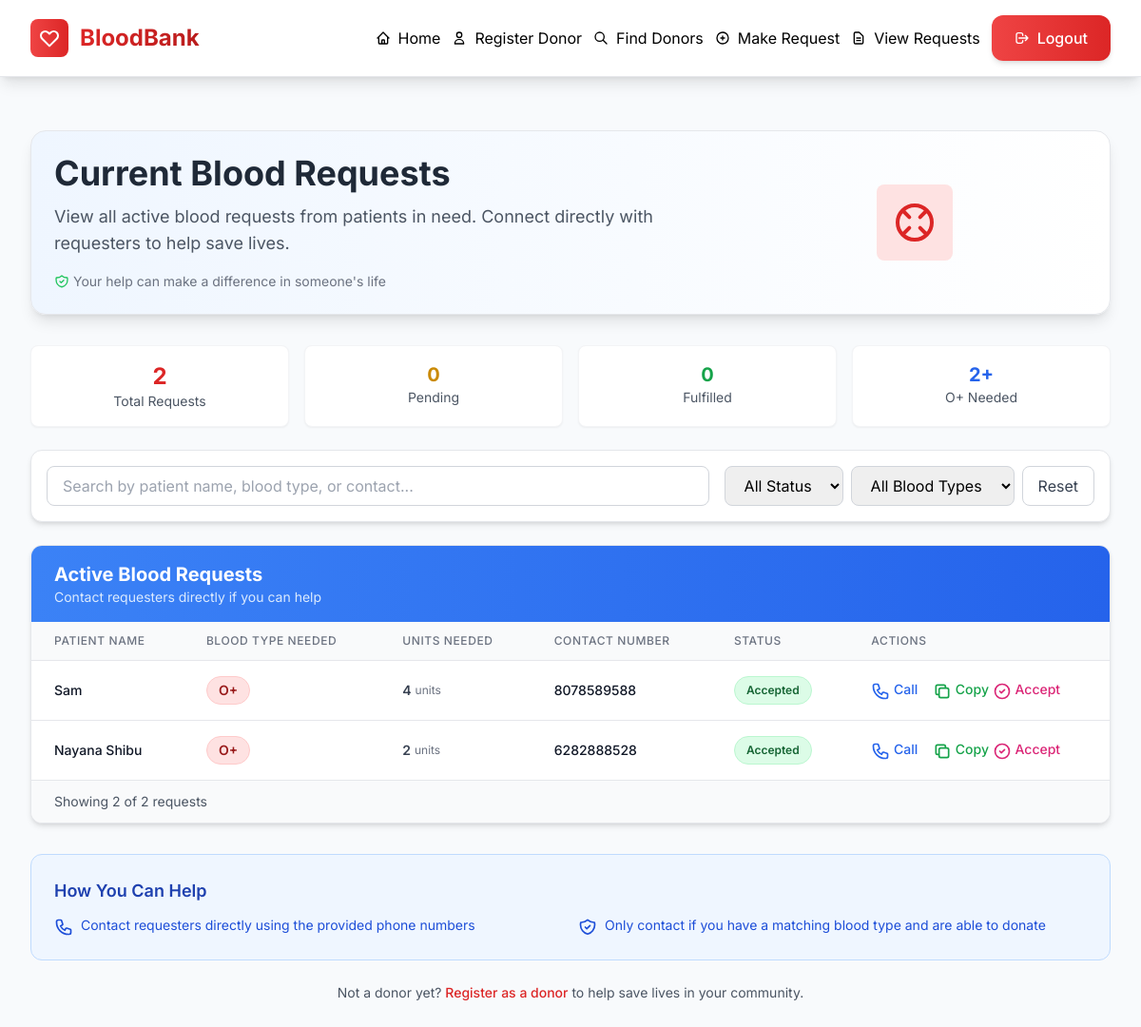
/view_requests (signed in), run on the app's committed database.
### website/models.py (models this page shows)
class Request(db.Model):
    id = db.Column(db.Integer, primary_key=True)
    requester_id = db.Column(db.Integer, db.ForeignKey('user.id'))
    patient_name = db.Column(db.String(150))
    blood_type_needed = db.Column(db.String(10))
    units_needed = db.Column(db.Integer)
    contact_number = db.Column(db.String(15))
    status = db.Column(db.String(50), default='Pending')
    city = db.Column(db.String(100))

### website/auth.py (the view)
@auth.route("/view_requests")
@login_required
def view_requests():
    all_requests = Request.query.order_by(Request.id.desc()).all()
    return render_template("view_requests.html", user = current_user, requests=all_requests)

### website/__init__.py (called while the page is built)
def create_app():
  app = Flask(__name__ )
  app.config['SECRET_KEY'] = 'rahasyam'
  app.config['SQLALCHEMY_DATABASE_URI'] = f'sqlite:///{DB_NAME}'
  db.init_app(app)
  from .views import views
  from .auth import auth
  app.register_blueprint(views, url_prefix='/views')
  app.register_blueprint(auth, url_prefix='/')
  from .models import User, Donor, Request
  with app.app_context():
      db.create_all()
  login_manager = LoginManager()
  login_manager.login_view = 'auth.login'
  login_manager.init_app(app)
  @login_manager.user_loader
  def load_user(id):
      return User.query.get(int(id))
  return app

### website/templates/view_requests.html (shortened to what this page needs)
{% extends "base.html" %}
{% block content %}
<div class="max-w-7xl mx-auto">
  <div class="bg-gradient-to-r from-blue-50 to-white rounded-2xl shadow-lg p-6 mb-8 border border-gray-200">
    <div class="flex flex-col md:flex-row items-center justify-between">
      <div class="md:w-2/3">
        <h1 class="text-3xl md:text-4xl font-bold text-gray-800 mb-3">Current Blood Requests</h1>
        <p class="text-lg text-gray-600 mb-4">
          View all active blood requests from patients in need. Connect directly with requesters to help save lives.
        </p>
        <div class="flex items-center text-sm text-gray-500">
          <span>Your help can make a difference in someone's life</span>
        </div>
      </div>
      <div class="md:w-1/3 mt-4 md:mt-0 flex justify-center">
        <div class="bg-red-100 p-4 rounded-lg">
        </div>
      </div>
    </div>
  </div>
  <div class="grid grid-cols-1 md:grid-cols-4 gap-4 mb-6">
    <div class="bg-white rounded-lg shadow-sm p-4 border border-gray-100 text-center">
      <div class="text-2xl font-bold text-red-600">{{ requests|length }}</div>
      <div class="text-sm text-gray-600">Total Requests</div>
    </div>
    <div class="bg-white rounded-lg shadow-sm p-4 border border-gray-100 text-center">
      <div class="text-xl font-bold text-yellow-600">
        {{ requests|selectattr("status", "equalto", "Pending")|list|length }}
      </div>
      <div class="text-sm text-gray-600">Pending</div>
    </div>
    <div class="bg-white rounded-lg shadow-sm p-4 border border-gray-100 text-center">
      <div class="text-xl font-bold text-green-600">
        {{ requests|selectattr("status", "equalto", "Fulfilled")|list|length }}
      </div>
      <div class="text-sm text-gray-600">Fulfilled</div>
    </div>
    <div class="bg-white rounded-lg shadow-sm p-4 border border-gray-100 text-center">
      <div class="text-xl font-bold text-blue-600">
        {{ requests|selectattr("blood_type_needed", "equalto", "O+")|list|length }}+
      </div>
      <div class="text-sm text-gray-600">O+ Needed</div>
    </div>
  </div>
  <div class="bg-white rounded-xl shadow-md p-4 mb-6 border border-gray-200">
    <div class="flex flex-col md:flex-row gap-4 items-center">
      <div class="flex-1">
        <input
          type="text"
          id="searchInput"
          placeholder="Search by patient name, blood type, or contact..."
          class="w-full px-4 py-2 border border-gray-300 rounded-lg focus:ring-2 focus:ring-blue-500 focus:border-blue-500 transition duration-200"
        >
      </div>
      <div class="flex gap-2">
        <select id="statusFilter" class="px-4 py-2 border border-gray-300 rounded-lg focus:ring-2 focus:ring-blue-500 focus:border-blue-500 transition duration-200">
          <option value="">All Status</option>
        </select>
        <select id="bloodTypeFilter" class="px-4 py-2 border border-gray-300 rounded-lg focus:ring-2 focus:ring-blue-500 focus:border-blue-500 transition duration-200">
          <option value="">All Blood Types</option>
        </select>
        <button id="resetFilters" class="px-4 py-2 border border-gray-300 text-gray-700 rounded-lg hover:bg-gray-50 transition duration-200">
          Reset
        </button>
      </div>
    </div>
  </div>
  <div class="bg-white rounded-xl shadow-md overflow-hidden border border-gray-200">
    <div class="bg-gradient-to-r from-blue-500 to-blue-600 px-6 py-4">
      <h2 class="text-xl font-bold text-white">Active Blood Requests</h2>
      <p class="text-blue-100 text-sm">Contact requesters directly if you can help</p>
    </div>
    {% if requests %}
    <div class="overflow-x-auto">
      <table class="min-w-full divide-y divide-gray-200" id="requestsTable">
        <thead class="bg-gray-50">
          <tr>
            <th scope="col" class="px-6 py-3 text-left text-xs font-medium text-gray-500 uppercase tracking-wider">
              Patient Name
            </th>
            <th scope="col" class="px-6 py-3 text-left text-xs font-medium text-gray-500 uppercase tracking-wider">
              Blood Type Needed
            </th>
            <th scope="col" class="px-6 py-3 text-left text-xs font-medium text-gray-500 uppercase tracking-wider">
              Units Needed
            </th>
            <th scope="col" class="px-6 py-3 text-left text-xs font-medium text-gray-500 uppercase tracking-wider">
              Contact Number
            </th>
            <th scope="col" class="px-6 py-3 text-left text-xs font-medium text-gray-500 uppercase tracking-wider">
              Status
            </th>
            <th scope="col" class="px-6 py-3 text-left text-xs font-medium text-gray-500 uppercase tracking-wider">
              Actions
            </th>
          </tr>
        </thead>
        <tbody class="bg-white divide-y divide-gray-200">
          {% for request in requests %}
          <tr class="hover:bg-gray-50 transition duration-150 request-row"
              data-patient="{{ request.patient_name }}"
              data-blood-type="{{ request.blood_type_needed }}"
              data-status="{{ request.status }}">
            <td class="px-6 py-4 whitespace-nowrap text-sm font-medium text-gray-900">
              {{ request.patient_name }}
            </td>
            <td class="px-6 py-4 whitespace-nowrap">
              <span class="px-3 py-1 inline-flex text-sm leading-5 font-semibold rounded-full bg-red-100 text-red-800 border border-red-200">
                {{ request.blood_type_needed }}
              </span>
            </td>
            <td class="px-6 py-4 whitespace-nowrap text-sm text-gray-700">
              <div class="flex items-center">
                <span class="font-semibold">{{ request.units_needed }}</span>
                <span class="text-gray-500 text-xs ml-1">units</span>
              </div>
            </td>
            <td class="px-6 py-4 whitespace-nowrap text-sm font-medium text-gray-900 contact-number">
              {{ request.contact_number }}
            </td>
            <td class="px-6 py-4 whitespace-nowrap">
              {% if request.status == 'Pending' %}
                <span class="px-3 py-1 inline-flex text-xs leading-5 font-semibold rounded-full bg-yellow-100 text-yellow-800 border border-yellow-200">
                  {{ request.status }}
                </span>
              {% else %}
                <span class="px-3 py-1 inline-flex text-xs leading-5 font-semibold rounded-full bg-green-100 text-green-800 border border-green-200">
                  {{ request.status }}
                </span>
              {% endif %}
            </td>
            <td class="px-6 py-4 whitespace-nowrap text-sm font-medium">
              <button class="text-blue-600 hover:text-blue-900 mr-3 contact-btn" data-contact="{{ request.contact_number }}" data-patient="{{ request.patient_name }}">
                Call
              </button>
              <button class="text-green-600 hover:text-green-900 copy-btn" data-contact="{{ request.contact_number }}">
                <svg xmlns="http://www.w3.org/2000/svg" class="h-5 w-5 inline" fill="none" viewBox="0 0 24 24" stroke="currentColor">
                  <path stroke-linecap="round" stroke-linejoin="round" stroke-width="2" d="M8 16H6a2 2 0 01-2-2V6a2 2 0 012-2h8a2 2 0 012 2v2m-6 12h8a2 2 0 002-2v-8a2 2 0 00-2-2h-8a2 2 0 00-2 2v8a2 2 0 002 2z" />
                </svg>
                Copy
              </button>
            <form method="POST" action="{{ url_for('auth.accept_donation') }}" class="inline-block">
                <button
                    type="submit"
                    class="text-pink-600 hover:text-green-900 accept-btn"
                    onclick="this.disabled=true; this.form.submit(); this.innerHTML='<svg xmlns=\'http://www.w3.org/2000/svg\' class=\'h-5 w-5 inline\' fill=\'none\' viewBox=\'0 0 24 24\' stroke=\'currentColor\'><path stroke-linecap=\'round\' stroke-linejoin=\'round\' stroke-width=\'2\' d=\'M4 4v5h.582m15.356 2A8.91 8.91 0 0112 21a9 9 0 01-7.768-4.502M19.582 9H15m1.52-2.316l-1.464 1.465m.002 4.697l-1.465-1.464m4.237 2.122l-1.464 1.465m-2.124 0l-1.465-1.464M18.364 5.636l-1.464 1.464M5.636 18.364l1.464-1.464M18 9h4m-4 0v4m-2-4h-4m2-2v4m-2 2h-4m2-2v4m-4-2h-4m2-2v4' />' Processing...';"
                >
                  <svg xmlns="http://www.w3.org/2000/svg" class="h-5 w-5 inline" fill="none" viewBox="0 0 24 24" stroke="currentColor">
                    <path stroke-linecap="round" stroke-linejoin="round" stroke-width="2" d="M9 12l2 2 4-4m6 2a9 9 0 11-18 0 9 9 0 0118 0z" />
                  </svg>
                  Accept
                </button>
            </td>
          </tr>
          {% endfor %}
        </tbody>
      </table>
    </div>
    <div class="bg-gray-50 px-6 py-3 border-t border-gray-200">
      <p class="text-sm text-gray-600">
        Showing <span id="visibleCount">{{ requests|length }}</span> of {{ requests|length }} requests
      </p>
    </div>
    {% endif %}
  </div>
  <div class="mt-8 bg-blue-50 border border-blue-200 rounded-xl p-6">
    <h3 class="text-lg font-semibold text-blue-800 mb-3">How You Can Help</h3>
    <div class="grid grid-cols-1 md:grid-cols-2 gap-4 text-sm text-blue-700">
      <div class="flex items-start">
        <span>Contact requesters directly using the provided phone numbers</span>
      </div>
      <div class="flex items-start">
        <span>Only contact if you have a matching blood type and are able to donate</span>
      </div>
    </div>
  </div>
  <div class="mt-6 text-center">
    <p class="text-gray-600 text-sm">
      Not a donor yet?
      <a href="/register_donor" class="text-red-600 hover:text-red-800 font-medium">Register as a donor</a>
      to help save lives in your community.
    </p>
  </div>
</div>
{% endblock %}

### website/templates/base.html (style rules this page uses)
body { font-family: 'Inter', sans-serif; background-color: #f8fafc; }

### data on the page
Request: patient_name "Sam", blood_type_needed "O+", units_needed "4", contact_number "8078589588", status "Accepted"
Request: patient_name "Nayana Shibu", blood_type_needed "O+", units_needed "2", contact_number "6282888528", status "Accepted"

### other printed values
{{ requests|length }} "2"
{{ requests|selectattr("status", "equalto", "Pending")|list|length }} "0"
{{ requests|selectattr("status", "equalto", "Fulfilled")|list|length }} "0"
{{ requests|selectattr("blood_type_needed", "equalto", "O+")|list|length }} "2"
